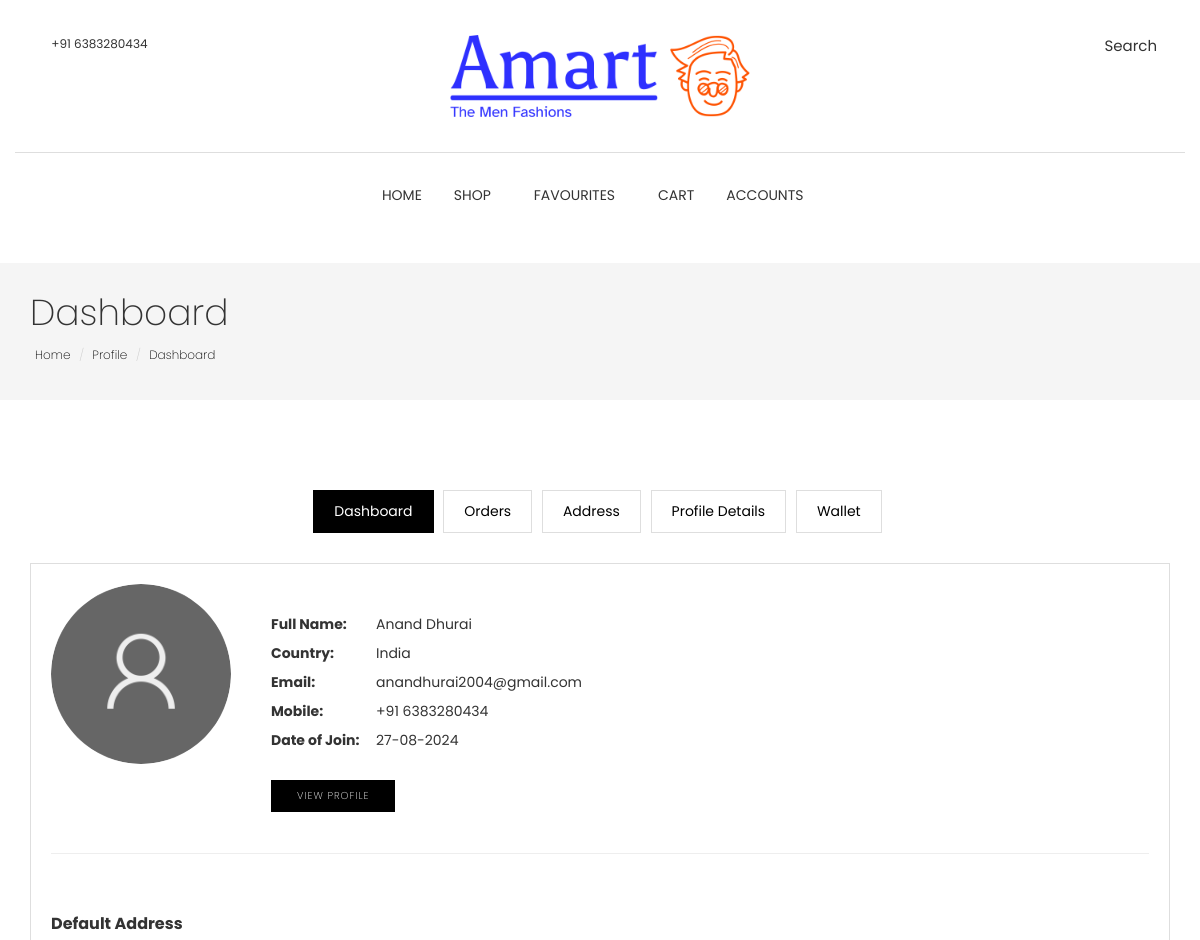
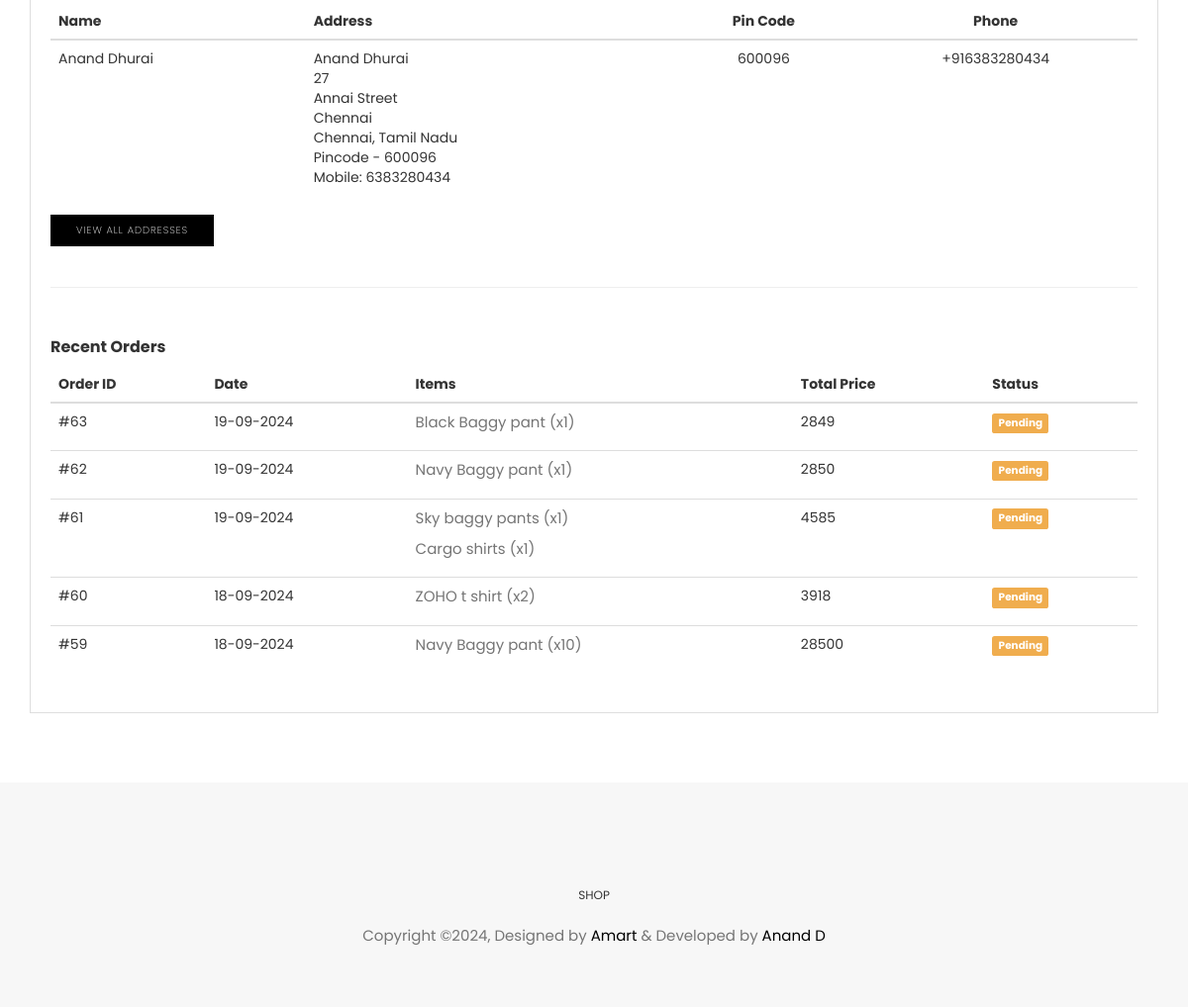
Page /customer/ (signed in) on the committed database (2 pictures, top to bottom).
### accounts/models.py (models this page shows, shortened)
class Account(AbstractBaseUser):
    first_name = models.CharField(max_length=50)
    last_name = models.CharField(max_length=50)
    email = models.EmailField(max_length=254, unique=True)
    mobile = models.CharField(max_length=10, null=True, blank=True)
    profile_image = models.ImageField(
        upload_to="images/user/customer/profile_image", null=True
    )
    date_joined = models.DateTimeField(auto_now_add=True)
    last_login = models.DateTimeField(auto_now=True)
    is_active = models.BooleanField(default=False)
    is_customer = models.BooleanField(default=False)
    is_staff = models.BooleanField(default=False)
    is_admin = models.BooleanField(default=False)
    is_superadmin = models.BooleanField(default=False)
    USERNAME_FIELD = "email"
    REQUIRED_FIELDS = ["first_name", "last_name"]
    objects = AccountManager()

class Customer(Account):
    approved = models.BooleanField(default=False)

### customer/models.py (models this page shows, shortened)
class Address(models.Model):
    customer = models.ForeignKey(Customer, on_delete=models.CASCADE)
    name = models.CharField(
        max_length=255,
        validators=[
            RegexValidator(
                regex=r"^[a-zA-Z]+(?:[\s-][a-zA-Z]+)*$", message="Enter a valid name."
            )
        ],
    )
    mobile = models.PositiveIntegerField(
        validators=[MinValueValidator(1000000000), MaxValueValidator(9999999999)]
    )
    pincode = models.PositiveIntegerField(
        validators=[MinValueValidator(100000), MaxValueValidator(999999)]
    )
    state = models.CharField(max_length=255)
    building = models.CharField(max_length=255)
    street = models.CharField(max_length=255)
    city = models.CharField(max_length=255, null=True, blank=True)
    district = models.CharField(max_length=255)
    address_text = models.TextField(
        null=True, blank=True
    )  # to store the whole address as text
    is_default = models.BooleanField(default=False)

class Order(models.Model):
    STATUS_CHOICES = [
        ("pending", "pending"),
        ("confirmed", "confirmed"),
        ("shipped", "shipped"),
        ("delivered", "delivered"),
    ]
    customer = models.ForeignKey(Customer, on_delete=models.CASCADE)
    address = models.TextField()
    total_amount = models.PositiveIntegerField()
    discount = models.PositiveIntegerField(null=True, blank=True)
    offer = models.PositiveIntegerField(null=True, blank=True)
    coupon = models.ForeignKey(Coupon, on_delete=models.SET_NULL, null=True, blank=True)
    is_paid = models.BooleanField(default=False)
    payment_method = models.TextField()
    status = models.CharField(max_length=20, choices=STATUS_CHOICES, default="pending")
    created_at = models.DateTimeField(auto_now_add=True)
    updated_at = models.DateTimeField(auto_now=True)
    class Meta:
        ordering = ["-created_at"]

class OrderItem(models.Model):
    STATUS_CHOICES = [
        ("pending", "pending"),
        ("confirmed", "confirmed"),
        ("shipped", "shipped"),
        ("delivered", "delivered"),
        ("cancelled", "cancelled"),
    ]
    order = models.ForeignKey(Order, related_name="items", on_delete=models.CASCADE)
    product = models.ForeignKey(Product, on_delete=models.CASCADE)
    inventory = models.ForeignKey(Inventory, on_delete=models.CASCADE, default=1)
    size = models.CharField(max_length=2, default="S")
    price = models.PositiveIntegerField(validators=[MinValueValidator(1)])
    quantity = models.PositiveIntegerField(default=1)
    status = models.CharField(max_length=20, choices=STATUS_CHOICES, default="pending")

### product/models.py (models this page shows, shortened)
class Product(SoftDeleteModel):
    name = models.CharField(max_length=100)
    description = models.TextField(max_length=511, null=True, blank=True)
    main_category = models.ForeignKey(
        Category, on_delete=models.CASCADE, related_name="main_category_products"
    )
    subcategories = models.ManyToManyField(
        Category, related_name="subcategory_products", blank=True
    )
    mrp = models.PositiveIntegerField(
        validators=[MinValueValidator(1)], null=True, blank=True
    )
    is_available = models.BooleanField(default=True)
    slug = models.SlugField(unique=True, max_length=100)
    created_at = models.DateTimeField(auto_now_add=True)
    last_modified_at = models.DateTimeField(auto_now=True)
    approved = models.BooleanField(default=True)
    approved_objects = ApprovedProductManager()

### customer/views.py (the view)
# urls.py: path("", views.dashboard, name="customer_dashboard"),
def dashboard(request):
    try:
        customer = Customer.objects.get(id=request.user.id)
    except Customer.DoesNotExist:
        customer = None
    orders = (
        Order.objects.filter(customer=customer)
        .prefetch_related(
            Prefetch("items", queryset=OrderItem.objects.select_related("product"))
        )
        .annotate(total_quantity=Sum("items__quantity"))
        .order_by("-created_at")[:5]
    )
    try:
        customer.address = Address.objects.get(customer=customer, is_default=True)
    except Address.DoesNotExist:
        pass
    context = {"customer": customer, "orders": orders}
    return render(request, "customer/customer-dashboard.html", context)

### templates/customer/customer-dashboard.html (shortened to what this page needs)
{% extends "home/base.html" %}
{% load static %}
{% block content %}
    {% include 'home/includes/navigation.html' %}
    <section class="page-header">
        <div class="container">
            <div class="row">
                <div class="col-md-12">
                    <div class="content">
                        <h1 class="page-name">Dashboard</h1>
                        <ol class="breadcrumb">
                            <li><a href="{% url "home" %}">Home</a></li>
                            <li><a href="">Profile</a></li>
                            <li class="active"><a href="">Dashboard</a></li>
                        </ol>
                    </div>
                </div>
            </div>
        </div>
    </section>
    <section class="user-dashboard page-wrapper">
        <div class="container">
            <div class="row">
                <div class="col-md-12">
                    <ul class="list-inline dashboard-menu text-center">
                        <li><a class="active" href="{% url "customer_dashboard" %}">Dashboard</a></li>
                        <li><a href="{% url "customer_orders" %}">Orders</a></li>
                        <li><a href="{% url "customer_address" %}">Address</a></li>
                        <li><a href="{% url "customer_profile" %}">Profile Details</a></li>
                        <li><a href="{% url "customer_wallet" %}">Wallet</a></li>
                    </ul>
                    <div class="dashboard-wrapper user-dashboard dashboard-user-profile">
                        <div class="media">
                            <div class="pull-left">
                                {% if customer.profile_image %}
                                    <img class="media-object user-img" src="{{ customer.profile_image.url }}" alt="Image">
                                {% else %}
                                    <img class="media-object user-img" src="{% static "images\default_profile_picture.png" %}" alt="Image">
                                {% endif %}
                            </div>
                            <div class="media-body">
                                <ul class="user-profile-list">
                                    <li><span>Full Name:</span>{{ customer.first_name }} {{ customer.last_name }}</li>
                                    <li><span>Country:</span>India</li>
                                    <li><span>Email:</span>{{ customer.email }}</li>
                                    {% if customer.mobile %}
                                        <li><span>Mobile:</span>+91 {{ customer.mobile }}</li>
                                    {% endif %}
                                    <li><span>Date of Join:</span>{{ customer.date_joined|date:"d-m-Y" }}</li>
                                    <br>
                                    <a href="{% url "customer_profile" %}" class="btn btn-main btn-small">View Profile</a >
                                </ul>
                            </div>
                        </div>
                        <br>
                        <hr>
                        <br>
                        <div class="total-order mt-20">
                            <h4> <strong> Default Address</strong></h4>
                            {% if customer.address %}
                            <div class="table-responsive">
                                <table class="table">
                                    <thead>
                                        <tr>
                                        <th>Name</th>
                                        <th>Address</th>
                                        <th><center>Pin Code</center></th>
                                        <th><center>Phone</center></th>
                                        </tr>
                                    </thead>
                                    <tbody>
                                        <tr>
                                            <td>{{ customer.address.name }}</td>
                                            <td>{{ customer.address.address_text|linebreaksbr }}</td>
                                            <td><center>{{ customer.address.pincode }}</center></td>
                                            <td><center>+91{{ customer.mobile }}</center></td>
                                        </tr>
                                    </tbody>
                                </table>
                            </div>
                            <a href="{% url "customer_address" %}" class="btn btn-main btn-small">View All Addresses</a >
                            {% else %}
                            <p>No Addresses Added Yet. Add One Now for Seamless Shopping!</p>
                            <hr>
                            <a href="{% url "new_address" %}" class="btn btn-main btn-small">Add New Address</a >
                            {% endif %}
                        </div>
                        <br>
                        <hr>
                        <br>
                        <div>
                            <h4><strong>Recent Orders</strong></h4>
                            {% if orders %}
                            <div class="table-responsive">
                                <table class="table">
                                    <thead>
                                        <tr>
                                            <th>Order ID</th>
                                            <th>Date</th>
                                            <th>Items</th>
                                            <th>Total Price</th>
                                            <th>Status</th>
                                        </tr>
                                    </thead>
                                    <tbody>
                                        {% for order in orders %}
                                            <tr>
                                                <td>#{{ order.id }}</td>
                                                <td>{{ order.created_at|date:"d-m-Y" }}</td>
                                                <td>
                                                    {% for order_item in order.items.all %}
                                                    <p>{{ order_item.product.name }} (x{{ order_item.quantity }})</p>
                                                    {% endfor %}
                                                </td>
                                                <td>{{ order.total_amount }}</td>
                                                <td>
                                                    {% if order.status == "pending" %}
                                                        <span class="label label-warning">Pending</span>
                                                    {% elif order.status == "cancelled" %}
                                                        <span class="label label-danger">Cancelled</span>
                                                    {% elif order.status == "confirmed" %}
                                                        <span class="label label-info">Confirmed</span>
                                                    {% elif order.status == "shipped" %}
                                                        <span class="label label-primary">Shipped</span>
                                                    {% elif order.status == "delivered" %}
                                                        <span class="label label-success">Delivered</span>
                                                    {% endif %}
                                                </td>
                                            </tr>
                                        {% endfor %}
                                    </tbody>
                                </table>
                            </div>
                            {% else %}
                            <p>No Orders Yet. Shop Now!</p>
                            <hr>
                            <a href="{% url "shop" %}" class="btn btn-main btn-small">Shop Now</a >
                            {% endif %}
                        </div>
                    </div>
                </div>
            </div>
        </div>
    </section>
{% include 'home/includes/footer.html' %}
{% endblock content %}

### static/css/style.css (style rules this page uses)
body { line-height: 1.5; font-family: "Poppins", sans-serif; -webkit-font-smoothing: antialiased; }
p { font-family: "Poppins", sans-serif; color: #757575; font-size: 15px; }
h1, h2, h3, h4, h5, h6 { font-family: "Poppins", sans-serif; }
h1, h2, h3, h4, h5, h6 { font-weight: 400; }
ol, ul { margin: 0; padding: 0; list-style: none; }
a, a:focus, a:hover { text-decoration: none; outline: 0; color: #000; }
.btn-main, .btn-small, .btn-transparent, .btn-solid-border { background: #000; color: #fff; display: inline-block; font-size: 11px; letter-spacing: 1px; padding: 14px 35px; text-transform: uppercase; font-weight: 200; border-radius: 0; }
.btn-small { padding: 8px 25px; font-size: 10px; }
.mt-20 { margin-top: 20px; }
.page-header { background: #f5f5f5; margin-top: 20px; border-bottom: none; padding: 30px 0; }
.page-header h1 { font-weight: 200; margin: 0 0 6px 0; }
.page-header .breadcrumb { background: transparent; padding: 5px; margin: 0; }
.page-header .breadcrumb li { font-weight: 200; font-size: 12px; }
.page-header .breadcrumb li a { color: #000; }
.page-wrapper { padding: 70px 0; }
.dashboard-menu .active { background: #000; color: #fff; border: 1px solid #000; }
.dashboard-menu li { padding: 0; margin: 0 3px; }
.dashboard-menu li a { padding: 10px 20px; border: 1px solid #dedede; display: inline-block; }
.dashboard-wrapper { border: 1px solid #dedede; margin-top: 30px; padding: 20px; }
.dashboard-wrapper h4 { font-size: 16px; }
.dashboard-wrapper .user-img { width: 120px; border-radius: 100px; }
.dashboard-user-profile .user-img { width: 180px; }
.dashboard-user-profile .user-profile-list { margin-top: 30px; padding-left: 30px; }
.dashboard-user-profile .user-profile-list li { margin-bottom: 8px; }
.dashboard-user-profile .user-profile-list span { font-weight: bold; margin-right: 5px; width: 100px; display: inline-block; }

### rows in the picture
Account: first_name "Anand", last_name "Dhurai", email "anandhurai2004@gmail.com", mobile "6383280434", date_joined "27-08-2024"
Customer: address.name "Anand Dhurai", address.address_text "Anand Dhurai 27 Annai Street Chennai Chennai, Tamil Nadu Pincode - 600096 Mobile: 6383280434", address.pincode "600096"
Order: id "63", created_at "19-09-2024", total_amount "2849", status "Pending"
OrderItem: product.name "Black Baggy pant", quantity "1"
Order: id "62", created_at "19-09-2024", total_amount "2850", status "Pending"
OrderItem: product.name "Navy Baggy pant", quantity "1"
Order: id "61", created_at "19-09-2024", total_amount "4585", status "Pending"
OrderItem: product.name "Sky baggy pants", quantity "1"
OrderItem: product.name "Cargo shirts", quantity "1"
Order: id "60", created_at "18-09-2024", total_amount "3918", status "Pending"
OrderItem: product.name "ZOHO t shirt", quantity "2"
Order: id "59", created_at "18-09-2024", total_amount "28500", status "Pending"
OrderItem: product.name "Navy Baggy pant", quantity "10"
